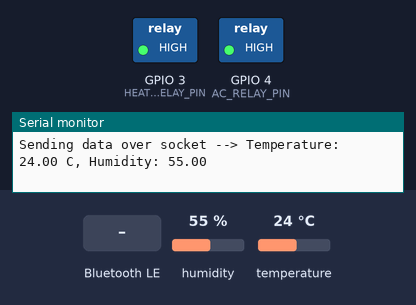
Simulated run of this sketch. Board: ESP32. Shown: switched loads named in the sketch (green lamp = pin HIGH), the last lines printed to the serial monitor. The test bench sets the inputs (shaded band); at power-on: humidity 55 %, temperature 24 °C. WiFi joins after 1.5 s; servers stay silent unless stated; nothing arrives over Bluetooth unless stated; a phone connects over Bluetooth LE 3 s after start.

Above: at 3.2 s.
3.3 s: Bluetooth LE write "AC_ON" received
At 5.4 s:
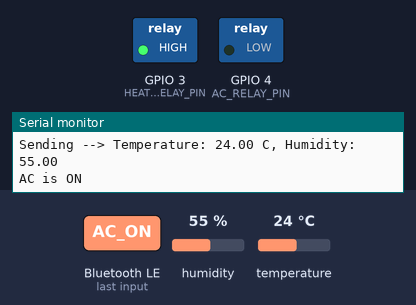
6.6 s: Bluetooth LE write "HEATER_ON" received
At 8.3 s:
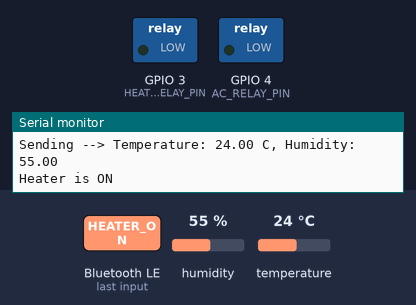
8.6 s: Bluetooth LE write "AC_OFF" received
At 10.1 s:
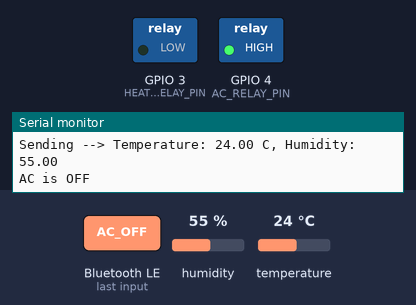
Timing chart, 0 to 11.6 s (numbered marks = the images above; inputs shaded):
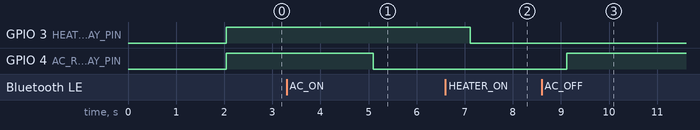

Measured:
- after the input at 3.3 s, GPIO 4 (AC_RELAY_PIN): HIGH → LOW after 1.8 s
- after the input at 6.6 s, GPIO 3 (HEATER_RELAY_PIN): HIGH → LOW after 0.52 s
- after the input at 8.6 s, GPIO 4 (AC_RELAY_PIN): LOW → HIGH after 0.52 s

The sketch:

Arduino1.ino
```cpp
#include <ArduinoBLE.h>
#include <DHT.h>
#include <WiFi.h>
#include <WiFiClient.h>

#define DHTPIN 2
#define DHTTYPE DHT22
DHT dht(DHTPIN, DHTTYPE);

#define AC_RELAY_PIN 4
#define HEATER_RELAY_PIN 3

//Wi-Fi Configuration
const char *ssid = "iQOO";
const char *password = "yay44444";

//Socket Configuration
const char *server_ip = "192.168.31.71";  // Raspberry Pi's IP
const int server_port = 5000;  //Port for communication

WiFiServer server(server_port);
WiFiClient socketClient;

//BLE Service and Characteristics
BLEService enviroService("180C");
BLEStringCharacteristic enviroDataCharacteristic("2A57", BLERead | BLENotify, 20);

BLEService controlService("180D");
BLEStringCharacteristic controlCharacteristic("2A58", BLEWrite, 20);

void setup() {
  Serial.begin(9600);
  while (!Serial);

  //Start Wi-Fi connection
  WiFi.begin(ssid, password);
  Serial.print("Connecting to WiFi");
  while (WiFi.status() != WL_CONNECTED) {
    delay(1000);
    Serial.print(".");
  }
  Serial.println("Connected to Wi-Fi!");

  //Start Wi-Fi server
  server.begin();
  Serial.println("Wi-Fi server started.");

  //Initialize BLE
  if (!BLE.begin()) {
    Serial.println("Starting BLE failed!");
    while (1);
  }

  BLE.setLocalName("EnviroSync");

  enviroService.addCharacteristic(enviroDataCharacteristic);
  controlService.addCharacteristic(controlCharacteristic);

  BLE.addService(enviroService);
  BLE.addService(controlService);

  BLE.advertise();
  Serial.println("Bluetooth device active, waiting for connections...");

  dht.begin();

  //Initialize relay pins
  pinMode(AC_RELAY_PIN, OUTPUT);
  pinMode(HEATER_RELAY_PIN, OUTPUT);

  //Set relay pins to HIGH (off)
  digitalWrite(AC_RELAY_PIN, HIGH);
  digitalWrite(HEATER_RELAY_PIN, HIGH);
}

void loop() {
  //Check for BLE connection
  BLEDevice central = BLE.central();

  if (central) {
    Serial.print("Connected to central: ");
    Serial.println(central.address());

    while (central.connected()) {
      //Read and send sensor data over BLE
      float temperature = dht.readTemperature();
      float humidity = dht.readHumidity();

      if (!isnan(temperature) && !isnan(humidity)) {
        String data = String(temperature) + "," + String(humidity);
        enviroDataCharacteristic.writeValue(data.c_str());
        Serial.print("Sending --> Temperature: ");
        Serial.print(temperature);
        Serial.print(" C, Humidity: ");
        Serial.println(humidity);
      } else {
        Serial.println("Reading from DHT sensor.");
      }

      //Check for incoming BLE commands
      if (controlCharacteristic.written()) {
        String command = controlCharacteristic.value();
        handleCommand(command);
      }
      delay(2000);
    }

    Serial.print("Disconnected from central: ");
    Serial.println(central.address());
  }

  //Handle Socket Communication (if BLE fails)
  if (WiFi.status() == WL_CONNECTED) {
    if (!socketClient.connected()) {
      Serial.println("Connecting to Raspberry Pi server...");
      socketClient.connect(server_ip, server_port);
      if (socketClient.connected()) {
        Serial.println("Connected to Raspberry Pi server!");
      } else {
        Serial.println("Failed to connect to Raspberry Pi server.");
      }
    }

    if (socketClient.connected()) {
      //Send sensor data over socket
      float temperature = dht.readTemperature();
      float humidity = dht.readHumidity();

      if (!isnan(temperature) && !isnan(humidity)) {
        String data = String(temperature) + "," + String(humidity);
        socketClient.println(data);
        Serial.print("Sending data over socket --> Temperature: ");
        Serial.print(temperature);
        Serial.print(" C, Humidity: ");
        Serial.println(humidity);
      } else {
        Serial.println("Error reading sensor data.");
      }

      //Check for incoming socket commands
      if (socketClient.available()) {
        String command = socketClient.readStringUntil('\n');
        handleCommand(command);
      }
    }
  }
}

void handleCommand(String command) {
  if (command == "AC_ON") {
    digitalWrite(AC_RELAY_PIN, LOW); //Turn AC ON
    Serial.println("AC is ON");
  } else if (command == "AC_OFF") {
    digitalWrite(AC_RELAY_PIN, HIGH); //Turn AC OFF
    Serial.println("AC is OFF");
  } else if (command == "HEATER_ON") {
    digitalWrite(HEATER_RELAY_PIN, LOW); //Turn Heater ON
    Serial.println("Heater is ON");
  } else if (command == "HEATER_OFF") {
    digitalWrite(HEATER_RELAY_PIN, HIGH); //Turn Heater OFF
    Serial.println("Heater is OFF");
  }
}
```
